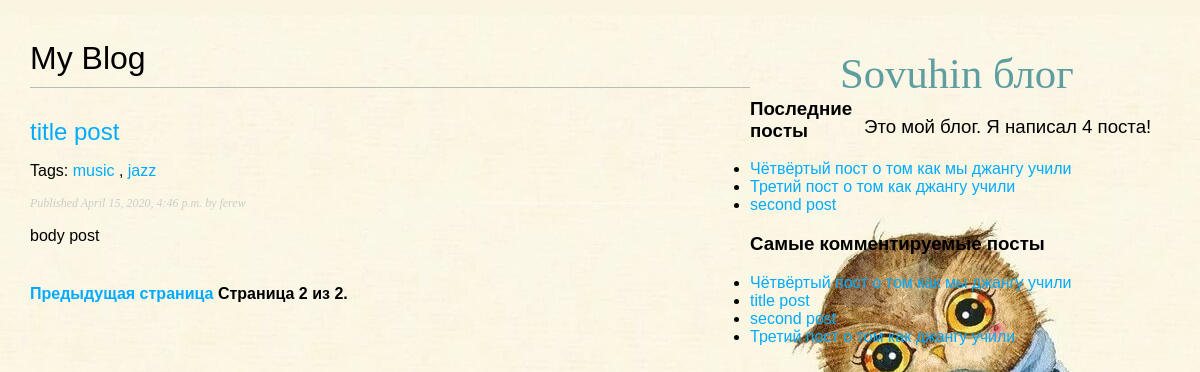
Screenshot of /blog/?page=2 with the database file from the repository.
### blog/models.py (models this page shows, shortened)
class Post(models.Model):
    STATUS_CHOICES = (
        ('draft', 'Draft'),
        ('published', 'Published'),
    )
    title = models.CharField(max_length=250)
    slug = models.SlugField(max_length=250, unique_for_date='publish')
    author = models.ForeignKey(User, on_delete=models.CASCADE, related_name='blog_posts')
    body = models.TextField()
    publish = models.DateTimeField(default=timezone.now)
    created = models.DateTimeField(auto_now_add=True)
    updated = models.DateTimeField(auto_now=True)
    status = models.CharField(max_length=10, choices=STATUS_CHOICES, default='draft')
    published = PublishedManager()
    objects = models.Manager()
    tags = TaggableManager()
    class Meta:
        ordering = ('-publish',)
    def get_absolute_url(self):
        return reverse('blog:post_detail', args=[self.publish.year, self.publish.month, self.publish.day, self.slug])

### blog/views.py (the view)
# urls.py: path('', views.post_list, name='post_list'),
def post_list(request, tag_slug=None):
    object_list = Post.published.all()
    tag = None
    if tag_slug:
        tag = get_object_or_404(Tag, slug=tag_slug)
        object_list = object_list.filter(tags__in=[tag])
    paginator = Paginator(object_list, 3)  # 3 posts in each page
    page = request.GET.get('page')
    try:
        posts = paginator.page(page)
    except PageNotAnInteger:
        posts = paginator.page(1)
    except EmptyPage:
        posts = paginator.page(paginator.num_pages)
    return render(request,
                  'blog/post/list.html',
                  {'page': page,
                   'posts': posts,
                   'tag': tag})

### blog/models.py (called while the page is built)
    def get_queryset(self):
        return super(PublishedManager, self).get_queryset().filter(status='published')

### blog/templatetags/blog_tags.py (called while the page is built)
@register.filter(name='markdown')
def markdown_format(text):
    return mark_safe(markdown.markdown(text))

@register.simple_tag
def total_posts():
    return Post.published.count()

@register.inclusion_tag('blog/post/latest_posts.html')
def show_latest_posts(count=5):
    latest_posts = Post.published.order_by('-publish')[:count]
    return {'latest_posts': latest_posts}

@register.simple_tag
def get_most_commented_posts(count=5):
    return Post.published.annotate(total_comments=Count('comments')).order_by('-total_comments')[:count]

### blog/templates/blog/post/list.html (shortened to what this page needs)
{% extends "blog/base.html" %}
{% load blog_tags %}
{% block content %}
  <h1>My Blog</h1>
  {% for post in posts %}
    <h2>
      <a href="{{ post.get_absolute_url }}">
        {{ post.title }}
      </a>
    </h2>
    <p class="tags">
      Tags:
      {% for tag in post.tags.all %}
        <a href="{% url "blog:post_list_by_tag" tag.slug %}">
          {{ tag.name }}
        </a>
        {% if not forloop.last %}, {% endif %}
      {% endfor %}
    </p>
    <p class="date">
      Published {{ post.publish }} by {{ post.author }}
    </p>
    {{ post.body|markdown|truncatewords_html:30 }}
  {% endfor %}
  {% include "pagination.html" with page=posts %}
{% endblock %}

### blog/templates/blog/base.html (shortened to what this page needs)
{% load blog_tags %}
{% load static %}
<!DOCTYPE html>
<html lang="en">
<head>
     <link href="{% static "css/blog.css" %}" rel="stylesheet">
</head>
<body>
    <div id="content">
        {% block content%}{% endblock %}
    </div>
    <div>
        <h2 id="sidebarName">Sovuhin блог</h2>
        <p id="sidebar">Это мой блог. Я написал {% total_posts %} поста!</p>
        <h3>Последние посты</h3>
        {% show_latest_posts 3 %}
        <h3>Самые комментируемые посты</h3>
        {% get_most_commented_posts as most_commented_posts %}
        <ul>
            {% for post in most_commented_posts %}
                <li><a href="{{ post.get_absolute_url }}">{{ post.title }}</a></li>
            {% endfor %}
        </ul>
    </div>
</body>
</html>

### blog/templates/pagination.html (shortened to what this page needs)
<div class="pagination">
    <span class="step-links">
        {% if page.has_previous %}
            <a href="?page={{ page.previous_page_number }}">Предыдущая страница</a>
        {% endif %}
            <span class="current">
                Страница {{ page.number }} из {{ page.paginator.num_pages }}.
            </span>
    </span>
</div>

### blog/templates/blog/post/latest_posts.html
<ul>
    {% for post in latest_posts %}
        <li><a href="{{ post.get_absolute_url }}">{{ post.title }}</a></li>
    {% endfor %}
</ul>

### blog/static/css/blog.css (style rules this page uses)
body { margin:0; padding:0; font-family:helvetica, sans-serif; background-image: url(image/back1.jpg); background-repeat: no-repeat; background-color: #faf5e1; background-attachment: scroll; background-position: right 15px; }
a { color:#00abff; text-decoration:none; }
h1 { font-weight:normal; border-bottom:1px solid #bbb; padding:0 0 10px 0; }
h2 { font-weight:normal; margin:30px 0 0; }
#content { float:left; width:60%; padding:0 0 0 30px; }
#sidebarName { font-family: "Comic Sans MS", fantasy; font-size: 32pt; color: cadetblue; float:right; width:30%; height:100%; }
#sidebar { font-size: 14pt; float:right; width:28%; height:100%; }
p.date { color:#ccc; font-family: georgia, serif; font-size: 12px; font-style: italic; }
.pagination { margin:40px 0; font-weight:bold; }

### rows the page displays
Post: title "title post", publish "April 15, 2020, 4:46 p.m.", author "ferew", body "body post"
Tag: name "music"
Tag: name "jazz"
Post: title "Чётвёртый пост о том как мы джангу учили"
Post: title "Третий пост о том как джангу учили"
Post: title "second post"

### other values shown
{{ page.number }} "2"
{{ page.paginator.num_pages }} "2"
